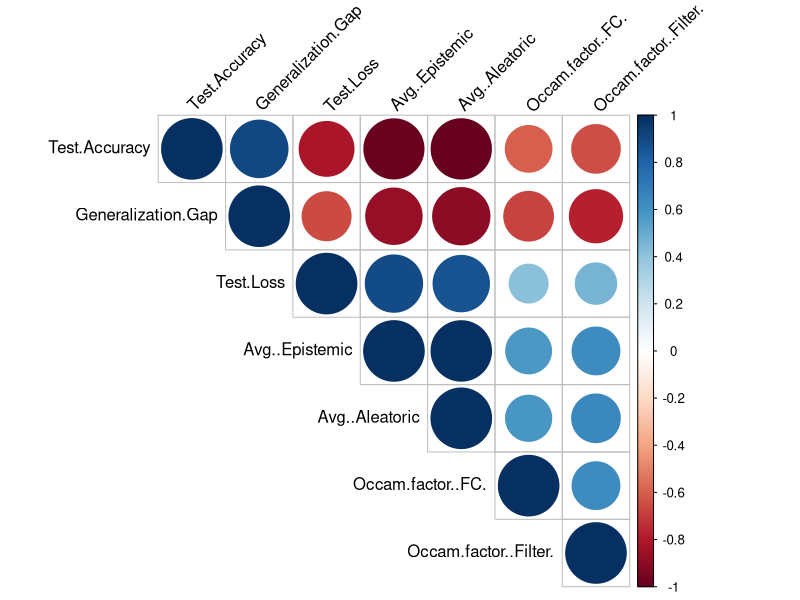
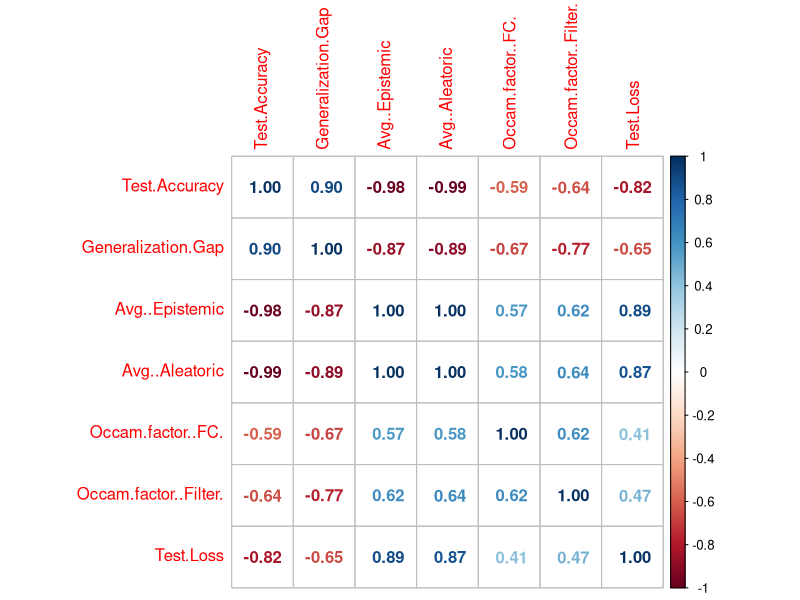
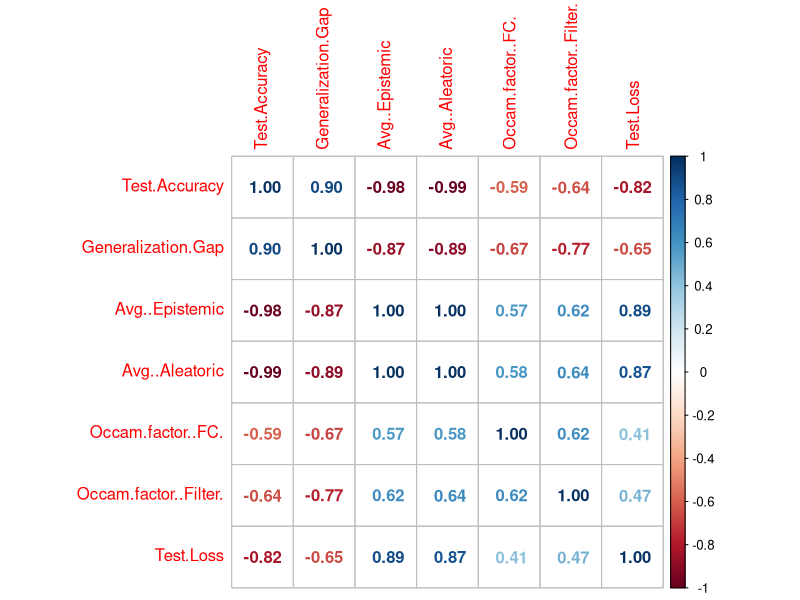
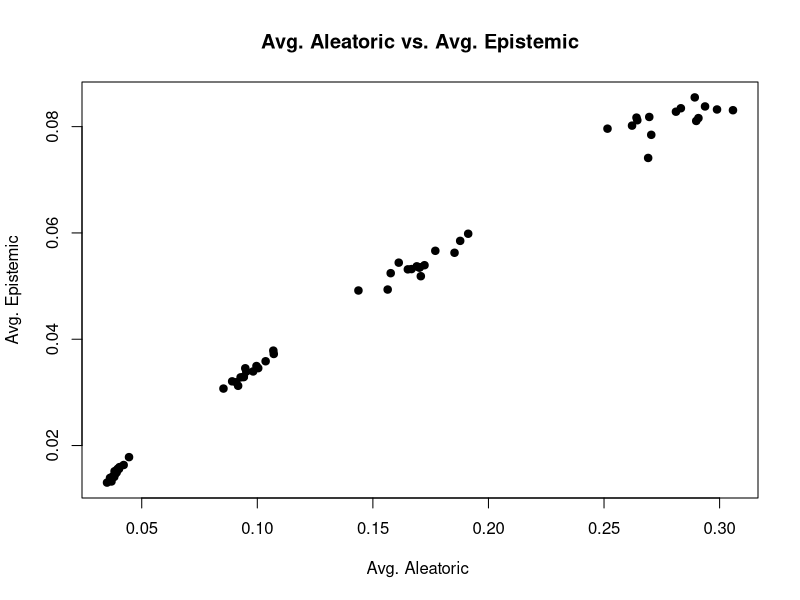
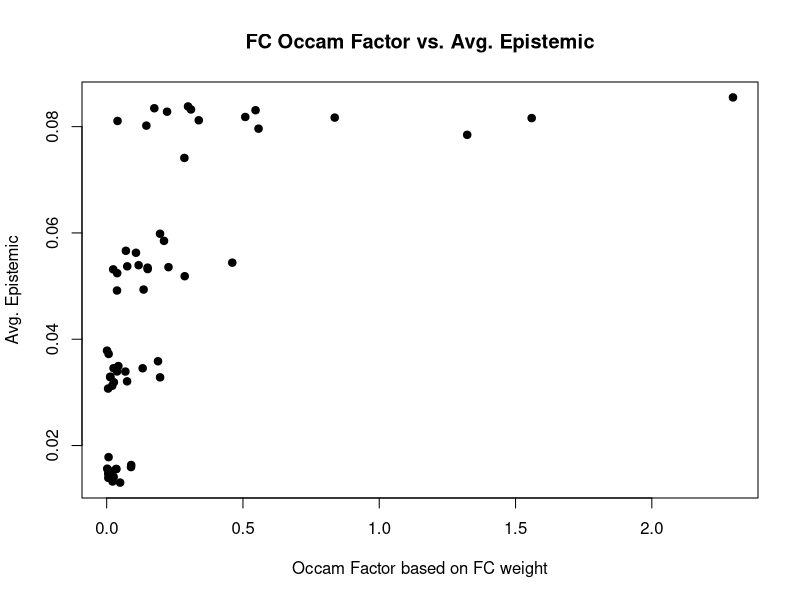
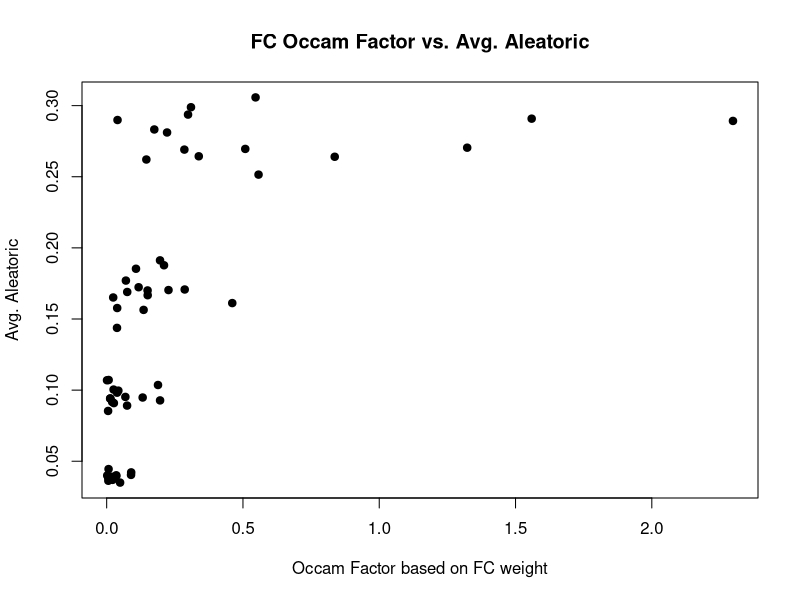
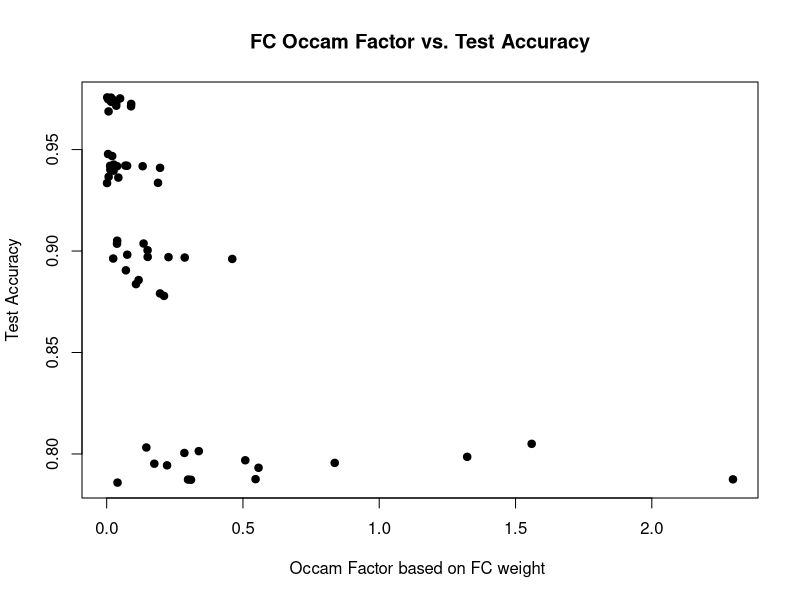
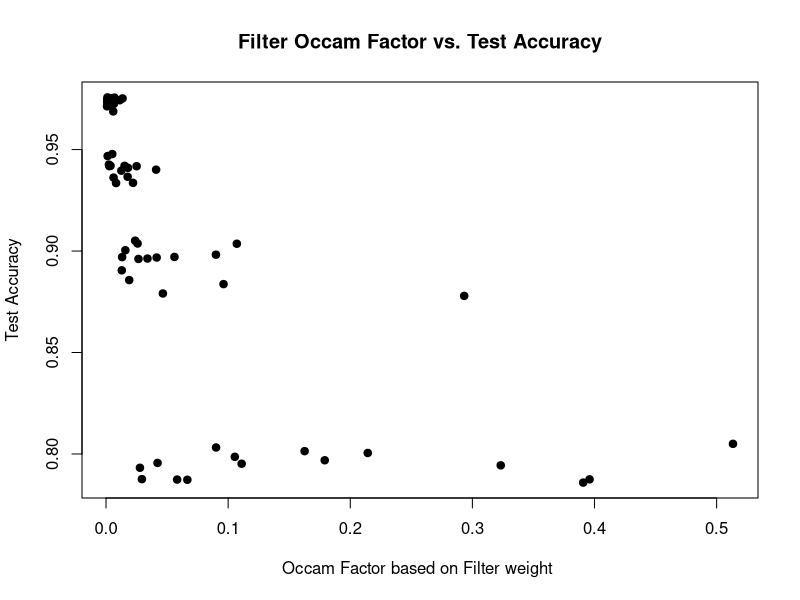

Reproduce these figures in R, in order.
# Examining a relationship between the performance metrics and the Occam factor
# of a Bayesian LeNet-5.
directory = "C:/Users/John/Desktop/Thesis/Ch. 3 -Bayesian deep learning/Experiments/3.2/"
setwd(directory)
results = read.csv('result_dataframe.csv', header = TRUE)
#install.packages("corrplot")
library(corrplot)
attach(results)
names(results)

results = results[-c(1)] #exclude model number

File <- "./img/corr_matrix.png"
png(File)
dir.create(dirname(File), showWarnings = FALSE)
cor_matrix = cor(results)
cor_matrix
corrplot(cor_matrix, type = "upper", order = "hclust", 
         tl.col = "black", tl.srt = 45)
corrplot(cor_matrix, method="number")
dev.off()


File <- "./img/corr_matrix_numbers.png"
png(File)
dir.create(dirname(File), showWarnings = FALSE)
cor_matrix = cor(results)
cor_matrix
corrplot(cor_matrix, method="number")
dev.off()

#scatter plots... to check if any relationships are NOT linear:

File <- "./img/avg_aleatoric_vs_avg_epistemic.png"
png(File)
plot(Avg..Aleatoric, Avg..Epistemic, main="Avg. Aleatoric vs. Avg. Epistemic",
     xlab="Avg. Aleatoric ", ylab="Avg. Epistemic", pch=19)
dev.off()


File <- "./img/FC_occam_vs_avg_epistemic.png"
png(File)
plot(Occam.factor..FC., Avg..Epistemic, main="FC Occam Factor vs. Avg. Epistemic",
     xlab="Occam Factor based on FC weight", ylab="Avg. Epistemic", pch=19)
dev.off()

File <- "./img/FC_occam_vs_avg_aleatoric.png"
png(File)
plot(Occam.factor..FC., Avg..Aleatoric, main="FC Occam Factor vs. Avg. Aleatoric",
     xlab="Occam Factor based on FC weight", ylab="Avg. Aleatoric", pch=19)
dev.off()


File <- "./img/FC_occam_vs_test_accuracy.png"
png(File)
plot(Occam.factor..FC., Test.Accuracy, main="FC Occam Factor vs. Test Accuracy",
     xlab="Occam Factor based on FC weight ", ylab="Test Accuracy", pch=19)
dev.off()

File <- "./img/Filter_occam_vs_test_accuracy.png"
png(File)
plot(Occam.factor..Filter., Test.Accuracy, main="Filter Occam Factor vs. Test Accuracy",
     xlab="Occam Factor based on Filter weight ", ylab="Test Accuracy", pch=19)
dev.off()

File <- "./img/Filter_occam_vs_FC_occam.png"
png(File)
plot(Occam.factor..Filter., Occam.factor..FC., main="Filter Occam Factor vs. Occam Factor based on FC weight",
     xlab="Occam Factor based on filter weight ", ylab="Occam Factor based on FC weight", pch=19)
dev.off()





#File <- "./img/FC_occam_vs_test_accuracy.png"
#png(File)
#plot(Occam.factor..FC., Test.Accuracy, main="FC Occam Factor vs. Test Accuracy",
#     xlab="Occam Factor based on FC weight ", ylab="Test Accuracy", pch=19)
#dev.off()

#Finish writing all scatterplots!


